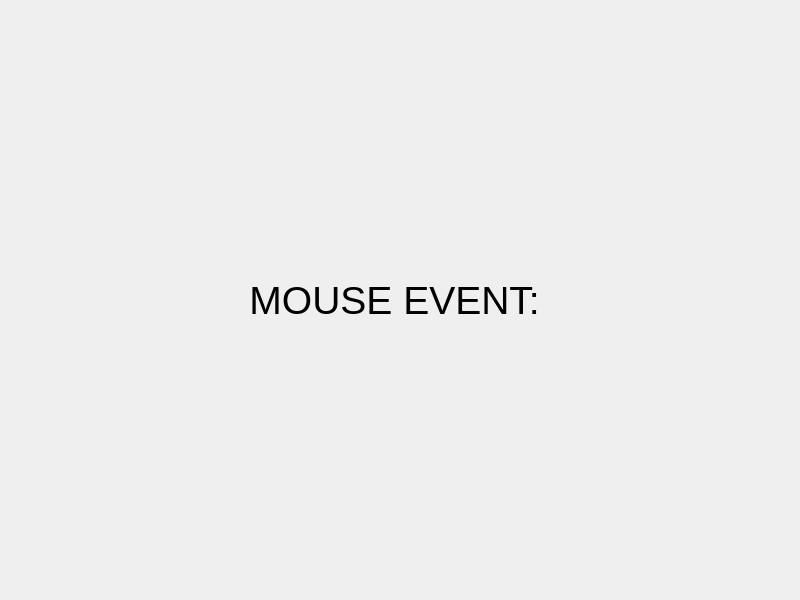
<?xml version="1.0" encoding="UTF-8"?>
<ui version="4.0">
 <class>Widget</class>
 <widget class="QWidget" name="Widget">
  <property name="geometry">
   <rect>
    <x>0</x>
    <y>0</y>
    <width>800</width>
    <height>600</height>
   </rect>
  </property>
  <property name="windowTitle">
   <string>Widget</string>
  </property>
  <layout class="QVBoxLayout" name="verticalLayout">
   <item>
    <widget class="QLabel" name="label">
     <property name="font">
      <font>
       <family>Arial</family>
       <pointsize>29</pointsize>
      </font>
     </property>
     <property name="text">
      <string>MOUSE EVENT: </string>
     </property>
     <property name="alignment">
      <set>Qt::AlignCenter</set>
     </property>
    </widget>
   </item>
  </layout>
 </widget>
 <resources/>
 <connections/>
</ui>
